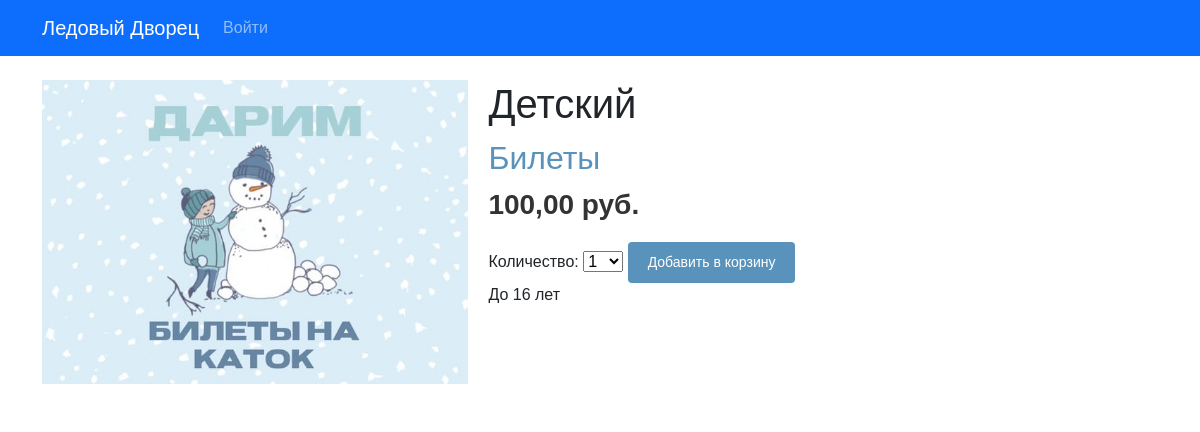
The page /product/7/detskij/ on the database its author committed.
### palace/models.py (models this page shows, shortened)
class Product(models.Model):
    category = models.ForeignKey(Category, related_name='products', on_delete=models.CASCADE, verbose_name='Категория')
    name = models.CharField(max_length=200, verbose_name='Услуга')
    slug = models.CharField(max_length=200, verbose_name='Слаг')
    image = models.ImageField(upload_to='products/%Y/%m/%d', blank=True, verbose_name='Изображение')
    description = models.TextField(blank=True, verbose_name='Описание')
    price = models.DecimalField(max_digits=10, decimal_places=2, verbose_name='Цена')
    available = models.BooleanField(default=True, verbose_name='Доступен')
    created = models.DateTimeField(auto_now_add=True, verbose_name='Дата создания')
    updated = models.DateTimeField(auto_now=True, verbose_name='Дата обновления')
    class Meta:
        ordering = ['name']
        indexes = [models.Index(fields=['id', 'slug']),
                   models.Index(fields=['name']),
                   models.Index(fields=['-created']),
                   ]
        verbose_name = 'услуга'
        verbose_name_plural = 'услуги'

class Category(models.Model):
    name = models.CharField(max_length=200, verbose_name='Категория')
    slug = models.CharField(max_length=200, unique=True, verbose_name='Слаг')
    class Meta:
        ordering = ['name']  # сортировка по имени
        indexes = [models.Index(fields=['name']), ]
        verbose_name = 'категория'
        verbose_name_plural = 'категории'
    def __str__(self):
        return self.name
    def get_absolute_url(self):# создание URL-адреса для категории
        return reverse('palace:product_list_by_category', args=[self.slug])

### palace/views.py (the view)
# urls.py: path('product/<int:id>/<slug:slug>/', views.product_detail, name='product_detail'),
def product_detail(request, id, slug):
    product = get_object_or_404(Product,
                                id=id,
                                slug=slug,
                                available=True)
    cart_product_form = CartAddProductForm()
    return render(request,
                  'palace/product/detail.html',
                  {'product': product, 'cart_product_form': cart_product_form})

### cart/forms.py
class CartAddProductForm(forms.Form):  # форма для добавления товара в корзину
    quantity = forms.TypedChoiceField(
        choices=PRODUCT_QUANTITY_CHOICES,
        coerce=int, label='Количество')  # Меняем название на русский
    override = forms.BooleanField(required=False,
                                  initial=False,
                                  widget=forms.HiddenInput)

### cart/context_processors.py (called while the page is built)
def cart(request):
    return {'cart': Cart(request)}

### palace/templates/palace/product/detail.html (shortened to what this page needs)
{% extends "palace/base.html"%}
{% load static %}
{% block content %}
  <div class="product-detail">
     <img src="{% if product.image %}{{ product.image.url }}{% else %}{% static "img/no-image.png" %}{% endif %}">
     <h1>{{ product.name }}</h1>
     <h2>
        <a href="{{ product.category.get_absolute_url }}">
           {{ product.category }}
        </a>
     </h2>
     <p class="price">{{ product.price }} руб.</p>
     <form action="{% url "cart:cart_add" product.id %}" method="post">
        {{ cart_product_form }}
        <input type="submit" value="Добавить в корзину">
     </form>
     {{ product.description|linebreaks }}
  </div>
{% endblock%}

### palace/static/css/base.css (style rules this page uses)
body { margin:0; padding:0; font-family:helvetica, sans-serif; }
h1, h2, h3, h4, h5 , h6 { font-family: 'Ubuntu', sans-serif; font-weight:normal; }
a { text-decoration:none; color:#5993bb; }
a.button, input[type="submit"] { color:#fff; background:#5993bb; border-radius:4px; padding:10px 20px; font-size:14px; border:0; }
.product-detail { text-align:justify; }
.product-detail .price { color:#333; font-size:28px; font-weight:bold; }
.product-detail img { width:40%; float:left; padding:0 20px 20px 0; }
.product-detail h1 { margin-bottom:0; }
.product-detail h2 { margin-top:10px; }

### rows shown on the page
Product: image (picture), name "Детский", category "Билеты", price "100,00", description "До 16 лет"
